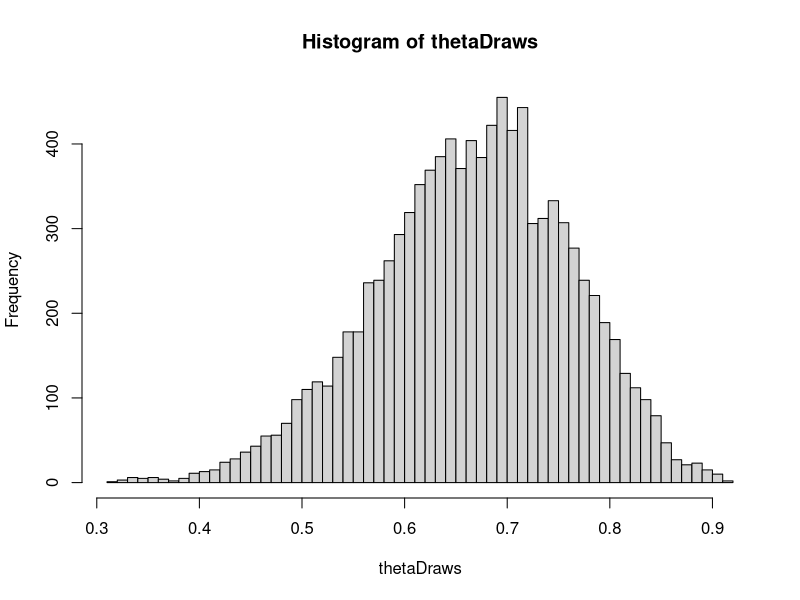
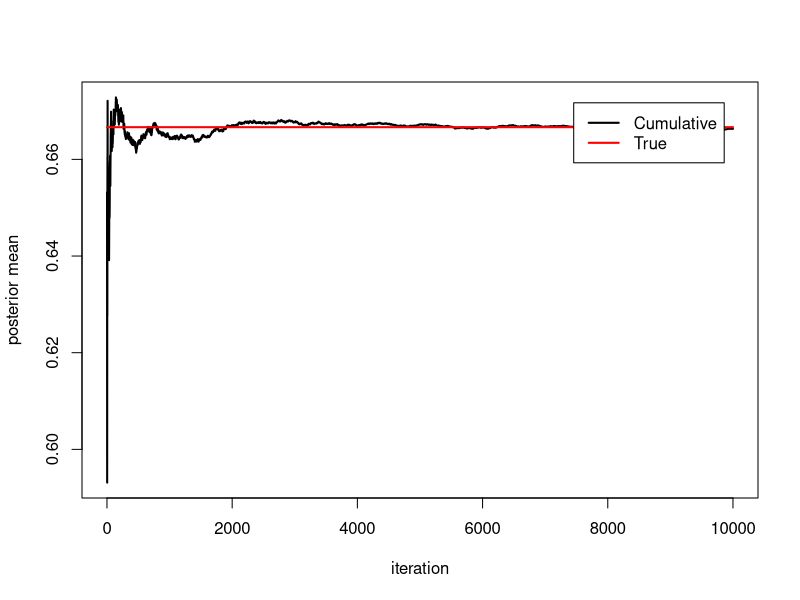
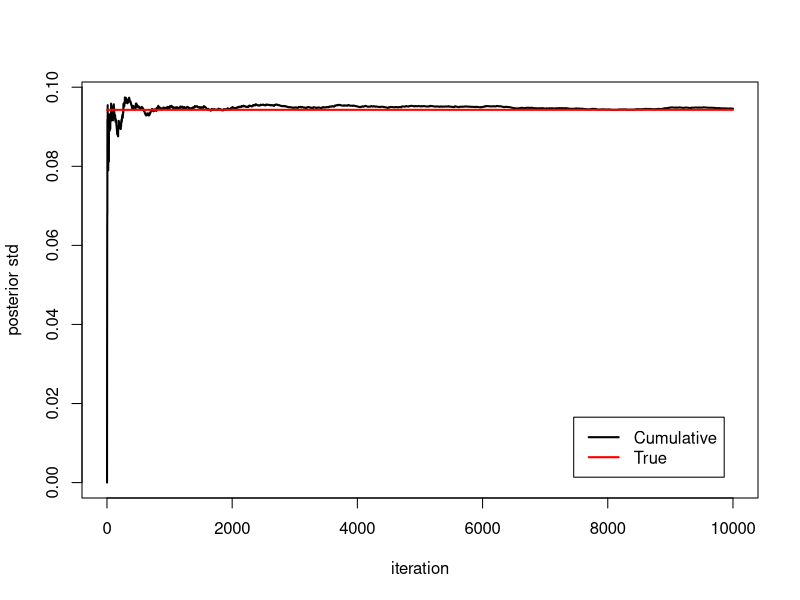
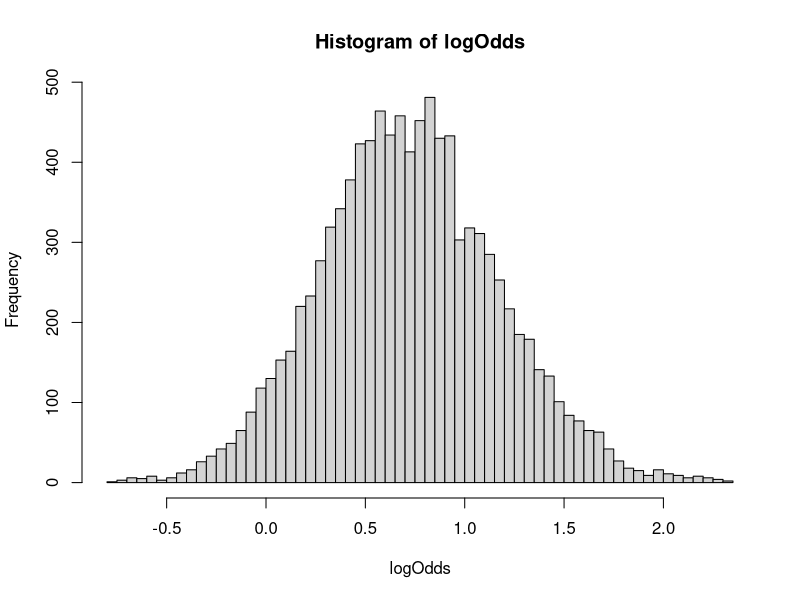
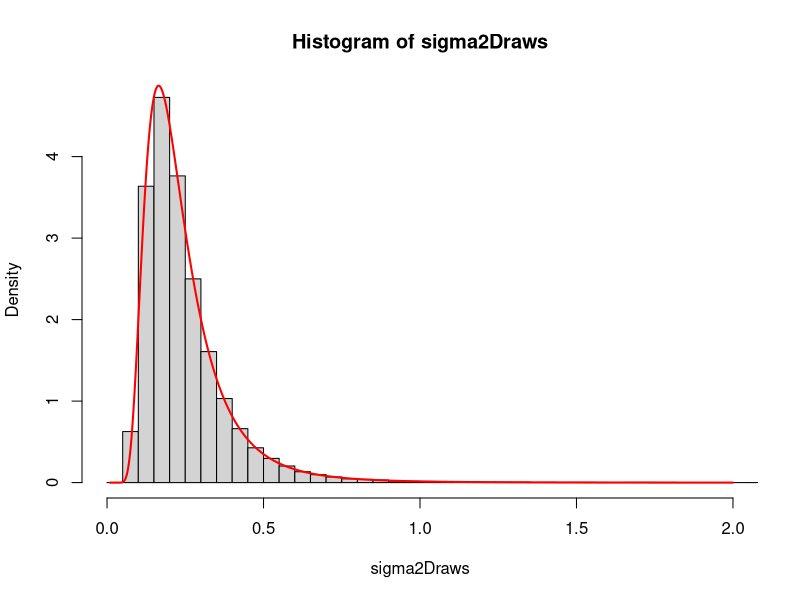
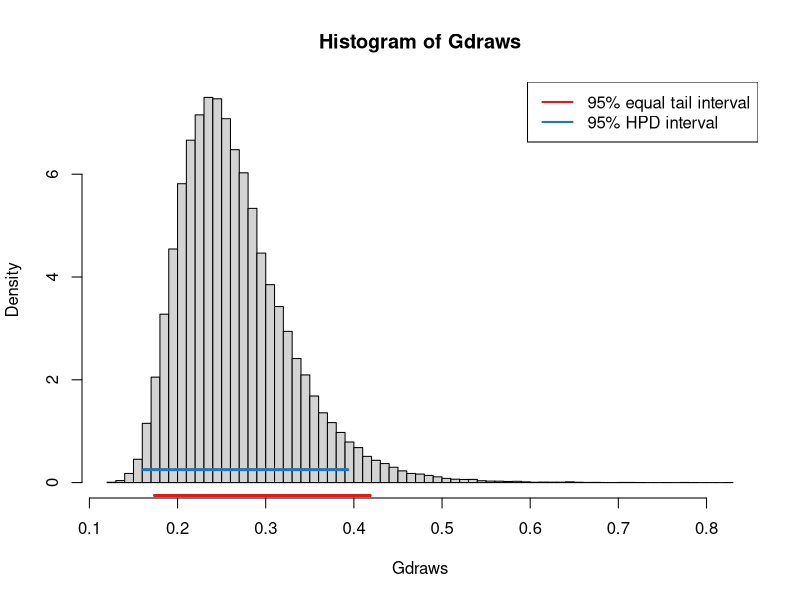
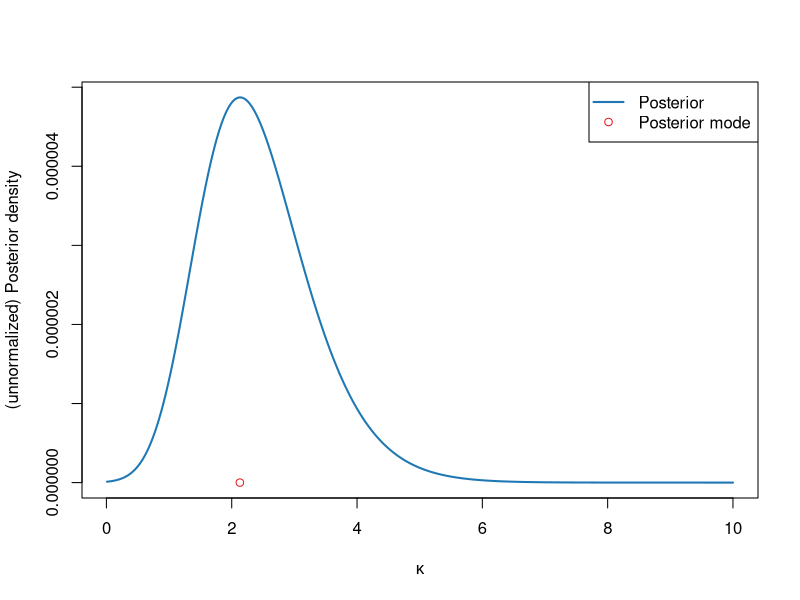

Write the R code that produced these figures, in order.
#######################################
# Bayesian Learning - Solution to Lab1 
#######################################

# Just some stuff for somewhat fancier plotting
library("RColorBrewer")
plotColors = brewer.pal(12, "Paired")
pointColor = plotColors[5] # Color for single dots
lwdDef = 8                 # Default line thickness
lwdThin = 6
lwdThinner = 4
lwdExtraThin = 2
pointSizeDef = 4
cexLabDef = 1.5            # Default scaling of font size labels
cexAxisDef = 1.5           # Default scaling of tick labels

# Disable scientific notation in the plots
options(scipen = 999)

#######################
###    Problem 1    ###
#######################

#### Problem 1a
n = 20
s = 14
alpha0 = 2
beta0 = 2
nIter = 10000
thetaDraws <- rbeta(n = nIter, shape1 = alpha0 + s, beta0 + n - s)
hist(thetaDraws, 50)

# Plotting cumulative estimate of posterior mean vs true mean
alphaPost = alpha0 + s
betaPost = beta0 + n - s
print(c(alphaPost, betaPost))
trueMean = alphaPost/(alphaPost  + betaPost)
thetaDrawsCumulativeMean = cumsum(thetaDraws)/(1:nIter)
plot(1:nIter, thetaDrawsCumulativeMean, type = "l", lwd = 2, xlab ="iteration", ylab = "posterior mean")
lines(1:nIter,trueMean*rep(1,nIter), col = "red", lwd = 2)
legend(x = 'topright', inset = 0.05, legend = c("Cumulative", "True"), lwd = c(2,2), col = c("black","red"))

# Plotting cumulative estimate of posterior stdev vs true stdev
trueStd = sqrt(alphaPost*betaPost/((alphaPost + betaPost)^2*(alphaPost + betaPost + 1)))
thetaDrawsCumulativeSqr = cumsum(thetaDraws^2)/(1:nIter)
thetaDrawsCumulativeStDev = sqrt(thetaDrawsCumulativeSqr - thetaDrawsCumulativeMean^2)
plot(1:nIter, thetaDrawsCumulativeStDev, type = "l", lwd = 2, xlab ="iteration", ylab = "posterior std")
lines(1:nIter,trueStd*rep(1,nIter), col = "red", lwd = 2)
legend(x = 'bottomright', inset = 0.05, legend = c("Cumulative", "True"), lwd = c(2,2), col = c("black","red"))

print(c(trueMean,trueStd))

#### Problem 1b
sum(thetaDraws < 0.4)/nIter
pbeta(0.4, shape1 = alphaPost, shape2 = betaPost)

#### Problem 1c
logOdds = log(thetaDraws/(1-thetaDraws))
hist(logOdds, 50)


#######################
###    Problem 2    ###
#######################

data = c(14, 25, 45, 25, 30, 33, 19, 50, 34, 67)
mu = 3.5
n = length(data)

### Problem 2a
LogScaledInvChi2 <- function(x, v, tau){
  (v/2)*log(tau^2*v/2) - lgamma(v/2) - (v*tau^2)/(2*x) - (1 + v/2)*log(x)
}
tau2 = sum((log(data)-mu)^2)/n
sigma2Draws = (n*tau2)/rchisq(n = 100000, df = n)
hist(sigma2Draws, 100, freq = F, xlim = c(0,2))
sigma2Vals = seq(0.01,2, length = 1000)
truePDF = exp(LogScaledInvChi2(x = sigma2Vals, v = n, tau = sqrt(tau2)))
lines(sigma2Vals, truePDF, col = "red", lwd = 2)

### Problem 2b
Gdraws = 2*pnorm(sqrt(sigma2Draws)/sqrt(2))-1
histObj = hist(Gdraws, 100, freq = F)


### Problem 2c

# Equal tail interval
equalTailInt = quantile(Gdraws, probs = c(0.025, 0.975))
print(equalTailInt)

equalTailInt = seq(equalTailInt[1], equalTailInt[2], length = 1000)
points(x = equalTailInt, y = rep(-0.25,length(equalTailInt)), col = plotColors[6], cex = 0.25)

# HPD
densObj = density(Gdraws, n = 1000)
normalizedDens <- densObj$y/sum(densObj$y)
densMat = cbind(densObj$x, normalizedDens)
densMat = densMat[order(densMat[,2]),]
insideHPD = which(cumsum(densMat[,2])>0.05)
c(min(densMat[insideHPD,1]),max(densMat[insideHPD,1]))
points(densMat[insideHPD,1], rep(0.25,length(insideHPD)), col = plotColors[2], cex = 0.25)

legend(x = "topright", legend = c("95% equal tail interval", "95% HPD interval"), 
       lwd = 2, col = c(plotColors[6],plotColors[2]))

#######################
###    Problem 3    ###
#######################

### Problem 3a

# The posterior (note that the likelihood is the PRODUCT over the data observations, because of independence)
posterior <- function(kappa,mu,x){prod(exp(kappa*cos(x-mu))/(2*pi*besselI(kappa, 0)))*exp(-kappa)}

# Data
windDirections <- c(0.6981317, 5.2883476, 5.6897734, 4.9741884, 5.1661746, 5.4803339, 0.3490659,
                    5.3756141, 5.2185345, 5.1661746) - pi

# Let's now loop over a grid of kappa values
kappaVals <- seq(0.01, 10, by = 0.01)
postDensValues <- matrix(0,length(kappaVals),1)
count <- 0
for (kappa in kappaVals){
  count <- count + 1
  postDensValues[count] <- posterior(kappa, mu = 2.39, x = windDirections)
}
# And plot the (unnormalized posterior density)
plot(kappaVals, postDensValues, type = "l", col = plotColors[2], lwd = 2, 
     xlab = expression(kappa), ylab = '(unnormalized) Posterior density')

### Problem 3b
postMode = kappaVals[which.max(postDensValues)]
points(postMode, 0, col = plotColors[6])
legend(x = "topright", legend = c("Posterior", "Posterior mode"), lwd = c(2,NA), pch = c(NA,1), col = c(plotColors[2],plotColors[6]))
print(postMode)
